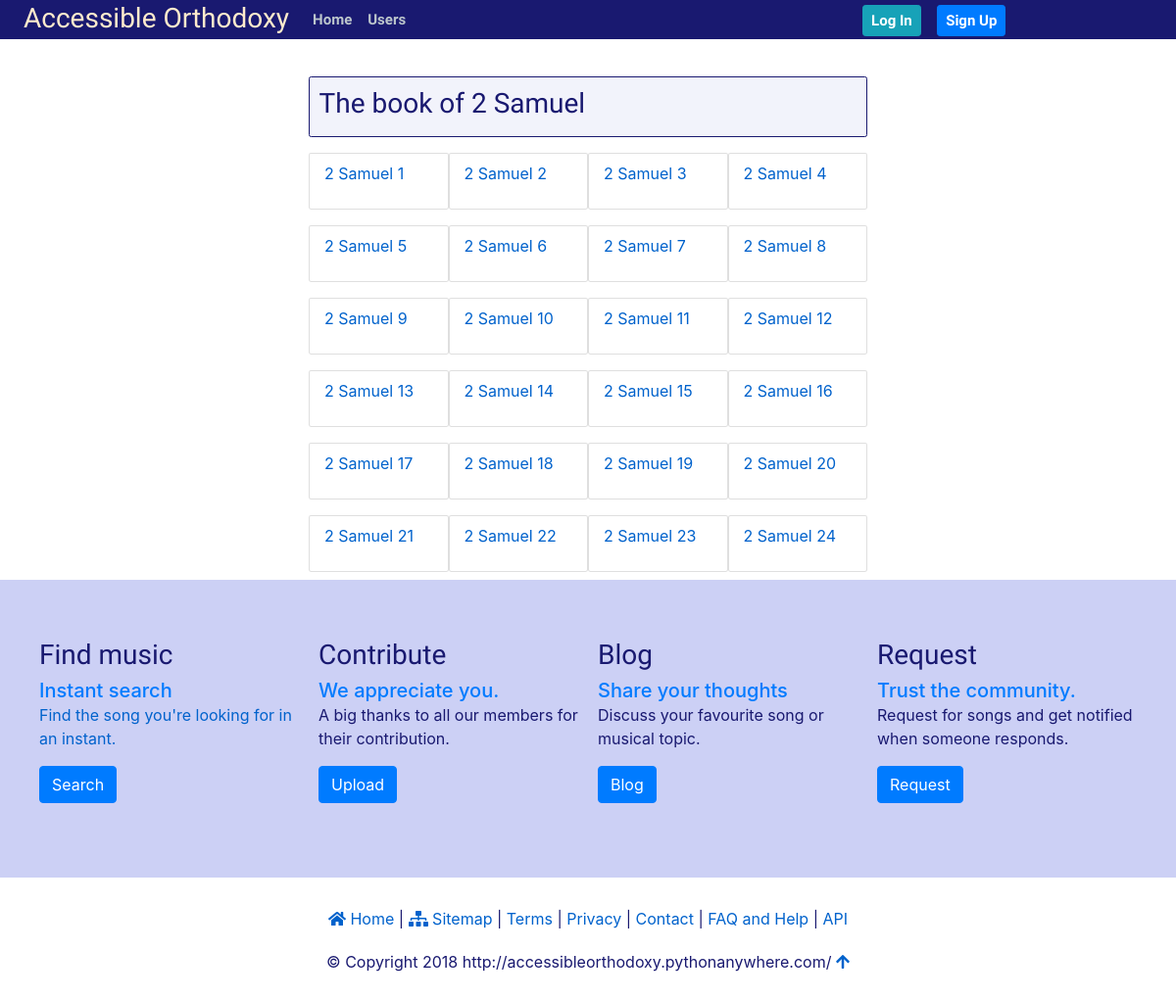
/book/2-samuel-or-2-kings/10/, run on the app's committed database.
### drb/models.py (models this page shows, shortened)
class Book(TimeStampedModel):
    version = models.ForeignKey(Version, on_delete=models.CASCADE)
    name = models.CharField(max_length=50, unique=True)
    alt_name = models.CharField(max_length=100, blank=True)
    position = models.IntegerField()
    testament = models.CharField(max_length=20)
    slug = AutoSlugField(set_using='name')
    deutero = models.BooleanField(default=False)
    location = models.URLField(blank=True)
    about = models.CharField(max_length=500, blank=True)
    class Meta:
        ordering = ["position", "testament", "name"]

class Chapter(TimeStampedModel):
    book = models.ForeignKey(Book, on_delete=models.CASCADE)
    number = models.IntegerField()
    location = models.URLField(blank=True)
    class Meta:
        ordering = ("book", "number")
    def __str__(self):
        return "{} {}".format(self.book.name, self.number)

### drb/views.py (the view)
# urls.py: path('book/<slug:slug>/<int:pk>/', views.BookChapters.as_view(), name='book_detail'),
class BookChapters(generic.ListView):
    model = Book
    context_object_name = "book_chapter_list"
    template_name = "drb/book_chapter_list.html"
    def book(self):
        return Book.objects.get(pk=self.kwargs['pk'], slug=self.kwargs['slug'])
    def get_context_data(self, **kwargs):
        context = super().get_context_data(**kwargs)
        context['book'] = self.book()
        return context
    def get_queryset(self):
        return self.book().chapter_set.all()

### drb/templates/drb/book_chapter_list.html (shortened to what this page needs)
{% extends "drb_base.html" %}
{% block content_content %}
<div class='container siteuser-index-heading'>
    <div class='row'>
        <h3 class='float-left'>The book of {{ book.name|title }}</h3>
    </div>
</div>
<div class="container">
    <div class="row">
        {% for chapter in book_chapter_list %}
            <div class="col-lg-3 col-md-4 col-xs-6 col-sm-6 py-2 my-2 siteuser-index-details">
                <p><a href="{% url 'douay-rheims:chapter_detail' chapter.book.slug chapter.number chapter.pk %}">{{ chapter|title }}
            </div>
        {% empty %}
            <p>No books added yet.</p>
        {% endfor %}
    </div>
</div>
{% endblock content_content %}

### static/css/catholic.css (style rules this page uses)
body { color: midnightblue; padding-top: 2.4rem; }
h1, h2, h3, h4, h5, h6 { color: midnightblue; font-family: 'Inconsolata', monospace; }
a { color: #0062cc; }
.siteuser-index-heading { background: #f2f3fb; border: 0.6px solid midnightblue; margin: 0.5rem 0; border-radius: 0.15rem; padding-bottom: 0.5rem; }
.siteuser-index-heading h3, h5 { margin-top: 0.6rem; margin-left: 0.6rem; }
.love-bird-detail, .siteuser-index-details { border: 1px solid rgba(0,0,0,.125); border-radius: 0.15rem; background: #fff; color: midnightblue; }

### data on the page
Book: name "2 Samuel"
Chapter: book+number "2 Samuel 1"
Chapter: book+number "2 Samuel 2"
Chapter: book+number "2 Samuel 3"
Chapter: book+number "2 Samuel 4"
Chapter: book+number "2 Samuel 5"
Chapter: book+number "2 Samuel 6"
Chapter: book+number "2 Samuel 7"
Chapter: book+number "2 Samuel 8"
Chapter: book+number "2 Samuel 9"
Chapter: book+number "2 Samuel 10"
Chapter: book+number "2 Samuel 11"
Chapter: book+number "2 Samuel 12"
Chapter: book+number "2 Samuel 13"
Chapter: book+number "2 Samuel 14"
Chapter: book+number "2 Samuel 15"
Chapter: book+number "2 Samuel 16"
Chapter: book+number "2 Samuel 17"
Chapter: book+number "2 Samuel 18"
Chapter: book+number "2 Samuel 19"
Chapter: book+number "2 Samuel 20"
Chapter: book+number "2 Samuel 21"
Chapter: book+number "2 Samuel 22"
Chapter: book+number "2 Samuel 23"
Chapter: book+number "2 Samuel 24"
